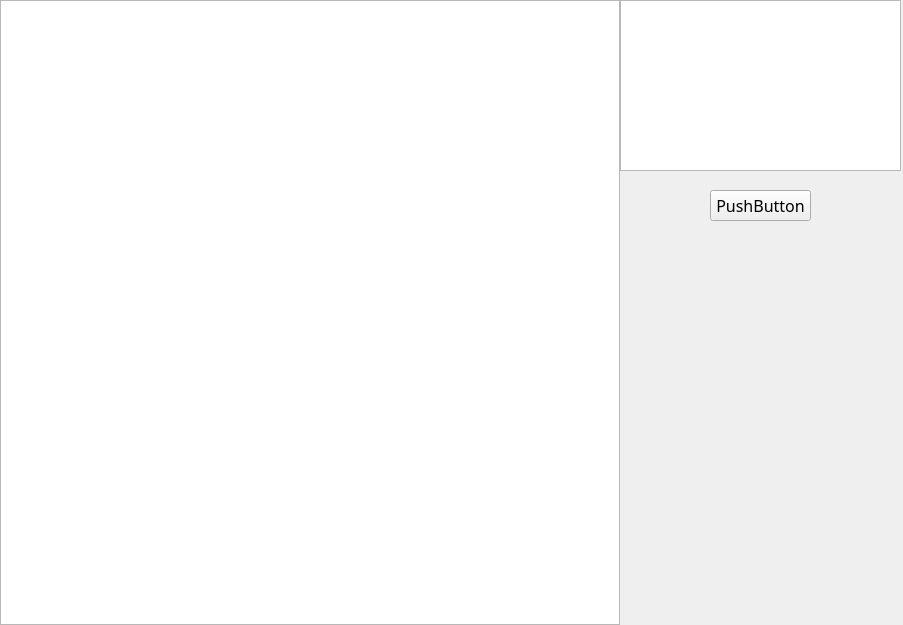
<?xml version="1.0" encoding="UTF-8"?>
<ui version="4.0">
 <class>MainWindow</class>
 <widget class="QMainWindow" name="MainWindow">
  <property name="geometry">
   <rect>
    <x>0</x>
    <y>0</y>
    <width>903</width>
    <height>625</height>
   </rect>
  </property>
  <property name="mouseTracking">
   <bool>false</bool>
  </property>
  <property name="windowTitle">
   <string>ChessGame</string>
  </property>
  <widget class="QWidget" name="centralwidget">
   <property name="mouseTracking">
    <bool>true</bool>
   </property>
   <widget class="QGraphicsView" name="graphicsView">
    <property name="enabled">
     <bool>true</bool>
    </property>
    <property name="geometry">
     <rect>
      <x>0</x>
      <y>0</y>
      <width>620</width>
      <height>625</height>
     </rect>
    </property>
    <property name="mouseTracking">
     <bool>false</bool>
    </property>
   </widget>
   <widget class="QPushButton" name="pushButton">
    <property name="geometry">
     <rect>
      <x>710</x>
      <y>190</y>
      <width>101</width>
      <height>31</height>
     </rect>
    </property>
    <property name="font">
     <font>
      <family>Dubai Medium</family>
      <pointsize>12</pointsize>
     </font>
    </property>
    <property name="cursor">
     <cursorShape>PointingHandCursor</cursorShape>
    </property>
    <property name="text">
     <string>PushButton</string>
    </property>
   </widget>
   <widget class="QGraphicsView" name="graphicsView_2">
    <property name="enabled">
     <bool>true</bool>
    </property>
    <property name="geometry">
     <rect>
      <x>620</x>
      <y>0</y>
      <width>281</width>
      <height>171</height>
     </rect>
    </property>
    <property name="autoFillBackground">
     <bool>false</bool>
    </property>
    <property name="styleSheet">
     <string notr="true">&quot;&quot;</string>
    </property>
   </widget>
   <widget class="QLabel" name="label">
    <property name="geometry">
     <rect>
      <x>700</x>
      <y>140</y>
      <width>191</width>
      <height>20</height>
     </rect>
    </property>
    <property name="font">
     <font>
      <family>Bahnschrift SemiBold</family>
      <pointsize>12</pointsize>
     </font>
    </property>
    <property name="styleSheet">
     <string notr="true">color: rgb(255, 255, 255);</string>
    </property>
    <property name="text">
     <string>Time:  600 s</string>
    </property>
    <property name="alignment">
     <set>Qt::AlignCenter</set>
    </property>
   </widget>
   <widget class="QLabel" name="label_2">
    <property name="geometry">
     <rect>
      <x>620</x>
      <y>100</y>
      <width>281</width>
      <height>16</height>
     </rect>
    </property>
    <property name="font">
     <font>
      <family>Bahnschrift SemiBold</family>
      <pointsize>12</pointsize>
     </font>
    </property>
    <property name="styleSheet">
     <string notr="true">color: rgb(255, 255, 255);</string>
    </property>
    <property name="text">
     <string>TextLabel</string>
    </property>
    <property name="alignment">
     <set>Qt::AlignCenter</set>
    </property>
   </widget>
   <widget class="QLabel" name="label_3">
    <property name="geometry">
     <rect>
      <x>700</x>
      <y>120</y>
      <width>191</width>
      <height>20</height>
     </rect>
    </property>
    <property name="font">
     <font>
      <family>Bahnschrift SemiBold</family>
      <pointsize>12</pointsize>
     </font>
    </property>
    <property name="styleSheet">
     <string notr="true">color: rgb(255, 255, 255);</string>
    </property>
    <property name="text">
     <string>Time:  600 s</string>
    </property>
    <property name="alignment">
     <set>Qt::AlignCenter</set>
    </property>
   </widget>
   <widget class="QLabel" name="label_4">
    <property name="geometry">
     <rect>
      <x>620</x>
      <y>140</y>
      <width>191</width>
      <height>20</height>
     </rect>
    </property>
    <property name="font">
     <font>
      <family>Bahnschrift SemiBold</family>
      <pointsize>12</pointsize>
     </font>
    </property>
    <property name="styleSheet">
     <string notr="true">color: rgb(255, 255, 255);</string>
    </property>
    <property name="text">
     <string>WHITE</string>
    </property>
    <property name="alignment">
     <set>Qt::AlignCenter</set>
    </property>
   </widget>
   <widget class="QLabel" name="label_5">
    <property name="geometry">
     <rect>
      <x>620</x>
      <y>120</y>
      <width>191</width>
      <height>20</height>
     </rect>
    </property>
    <property name="font">
     <font>
      <family>Bahnschrift SemiBold</family>
      <pointsize>12</pointsize>
     </font>
    </property>
    <property name="styleSheet">
     <string notr="true">color: rgb(255, 255, 255);</string>
    </property>
    <property name="text">
     <string>BLACK</string>
    </property>
    <property name="alignment">
     <set>Qt::AlignCenter</set>
    </property>
   </widget>
  </widget>
 </widget>
 <resources/>
 <connections/>
</ui>
